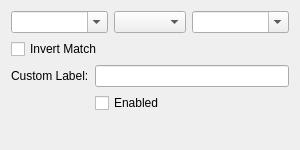
<?xml version="1.0" encoding="UTF-8"?>
<ui version="4.0">
 <class>EditFilterWidget</class>
 <widget class="QWidget" name="EditFilterWidget">
  <property name="geometry">
   <rect>
    <x>0</x>
    <y>0</y>
    <width>300</width>
    <height>150</height>
   </rect>
  </property>
  <property name="minimumSize">
   <size>
    <width>300</width>
    <height>150</height>
   </size>
  </property>
  <property name="windowTitle">
   <string>Form</string>
  </property>
  <layout class="QVBoxLayout" name="verticalLayout">
   <item>
    <layout class="QHBoxLayout" name="horizontalLayout">
     <item>
      <widget class="QComboBox" name="idCombo">
       <property name="sizePolicy">
        <sizepolicy hsizetype="Preferred" vsizetype="Fixed">
         <horstretch>1</horstretch>
         <verstretch>0</verstretch>
        </sizepolicy>
       </property>
       <property name="editable">
        <bool>true</bool>
       </property>
      </widget>
     </item>
     <item>
      <widget class="QComboBox" name="opCombo"/>
     </item>
     <item>
      <widget class="QComboBox" name="valueCombo">
       <property name="sizePolicy">
        <sizepolicy hsizetype="Preferred" vsizetype="Fixed">
         <horstretch>1</horstretch>
         <verstretch>0</verstretch>
        </sizepolicy>
       </property>
       <property name="editable">
        <bool>true</bool>
       </property>
      </widget>
     </item>
    </layout>
   </item>
   <item>
    <widget class="QCheckBox" name="invertFilterCheckbox">
     <property name="text">
      <string>Invert Match</string>
     </property>
    </widget>
   </item>
   <item>
    <layout class="QGridLayout" name="gridLayout">
     <item row="0" column="0">
      <widget class="QLabel" name="customLabelLabel">
       <property name="text">
        <string>Custom Label:</string>
       </property>
      </widget>
     </item>
     <item row="0" column="1">
      <widget class="QLineEdit" name="customLabelEdit"/>
     </item>
     <item row="1" column="1">
      <widget class="QCheckBox" name="enabledCheckBox">
       <property name="text">
        <string>Enabled</string>
       </property>
      </widget>
     </item>
    </layout>
   </item>
   <item>
    <spacer name="verticalSpacer">
     <property name="orientation">
      <enum>Qt::Vertical</enum>
     </property>
     <property name="sizeHint" stdset="0">
      <size>
       <width>20</width>
       <height>0</height>
      </size>
     </property>
    </spacer>
   </item>
  </layout>
 </widget>
 <tabstops>
  <tabstop>idCombo</tabstop>
  <tabstop>opCombo</tabstop>
  <tabstop>valueCombo</tabstop>
  <tabstop>invertFilterCheckbox</tabstop>
  <tabstop>customLabelEdit</tabstop>
  <tabstop>enabledCheckBox</tabstop>
 </tabstops>
 <resources/>
 <connections/>
</ui>
